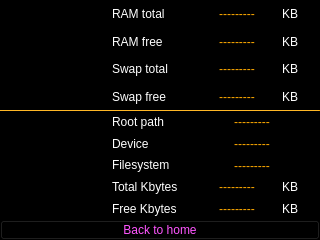
<?xml version="1.0" encoding="UTF-8"?>
<ui version="4.0">
 <class>MemoryWindow</class>
 <widget class="QMainWindow" name="MemoryWindow">
  <property name="geometry">
   <rect>
    <x>0</x>
    <y>0</y>
    <width>320</width>
    <height>240</height>
   </rect>
  </property>
  <property name="windowTitle">
   <string>MainWindow</string>
  </property>
  <property name="styleSheet">
   <string notr="true">background-color: rgb(0, 0, 0);</string>
  </property>
  <widget class="QWidget" name="centralwidget">
   <widget class="QWidget" name="verticalLayoutWidget">
    <property name="geometry">
     <rect>
      <x>0</x>
      <y>0</y>
      <width>320</width>
      <height>240</height>
     </rect>
    </property>
    <layout class="QVBoxLayout" name="verticalLayout">
     <property name="spacing">
      <number>0</number>
     </property>
     <item>
      <layout class="QHBoxLayout" name="horizontalLayout">
       <item>
        <widget class="WaveProgressWidget" name="wRamCircle" native="true">
         <property name="minimumSize">
          <size>
           <width>100</width>
           <height>100</height>
          </size>
         </property>
         <property name="maximumSize">
          <size>
           <width>100</width>
           <height>100</height>
          </size>
         </property>
         <property name="baseSize">
          <size>
           <width>100</width>
           <height>100</height>
          </size>
         </property>
        </widget>
       </item>
       <item>
        <layout class="QVBoxLayout" name="verticalLayout_2">
         <property name="spacing">
          <number>0</number>
         </property>
         <item>
          <layout class="QHBoxLayout" name="horizontalLayout_4">
           <item>
            <widget class="QLabel" name="label">
             <property name="maximumSize">
              <size>
               <width>80</width>
               <height>16777215</height>
              </size>
             </property>
             <property name="styleSheet">
              <string notr="true">QLabel {
	color: rgb(255, 255, 255);
	font: 700 8pt &quot;Segoe UI&quot;;
    background: transparent;
	border: none;
}</string>
             </property>
             <property name="text">
              <string>RAM total</string>
             </property>
            </widget>
           </item>
           <item>
            <widget class="QLabel" name="lbRamTotal">
             <property name="maximumSize">
              <size>
               <width>90</width>
               <height>16777215</height>
              </size>
             </property>
             <property name="styleSheet">
              <string notr="true">QLabel {
	color: rgb(255, 170, 0);
	font: 700 8pt &quot;Segoe UI&quot;;
    background: transparent;
	border: none;
}</string>
             </property>
             <property name="text">
              <string>---------</string>
             </property>
             <property name="alignment">
              <set>Qt::AlignmentFlag::AlignCenter</set>
             </property>
            </widget>
           </item>
           <item>
            <widget class="QLabel" name="label_3">
             <property name="maximumSize">
              <size>
               <width>30</width>
               <height>16777215</height>
              </size>
             </property>
             <property name="styleSheet">
              <string notr="true">QLabel {
	color: rgb(255, 255, 255);
	font: 700 8pt &quot;Segoe UI&quot;;
    background: transparent;
	border: none;
}</string>
             </property>
             <property name="text">
              <string>KB</string>
             </property>
            </widget>
           </item>
          </layout>
         </item>
         <item>
          <layout class="QHBoxLayout" name="horizontalLayout_5">
           <item>
            <widget class="QLabel" name="label_4">
             <property name="maximumSize">
              <size>
               <width>80</width>
               <height>16777215</height>
              </size>
             </property>
             <property name="styleSheet">
              <string notr="true">QLabel {
	color: rgb(255, 255, 255);
	font: 700 8pt &quot;Segoe UI&quot;;
    background: transparent;
	border: none;
}</string>
             </property>
             <property name="text">
              <string>RAM free</string>
             </property>
            </widget>
           </item>
           <item>
            <widget class="QLabel" name="lbRamAvail">
             <property name="maximumSize">
              <size>
               <width>90</width>
               <height>16777215</height>
              </size>
             </property>
             <property name="styleSheet">
              <string notr="true">QLabel {
	color: rgb(255, 170, 0);
	font: 700 8pt &quot;Segoe UI&quot;;
    background: transparent;
	border: none;
}</string>
             </property>
             <property name="text">
              <string>---------</string>
             </property>
             <property name="alignment">
              <set>Qt::AlignmentFlag::AlignCenter</set>
             </property>
            </widget>
           </item>
           <item>
            <widget class="QLabel" name="label_10">
             <property name="maximumSize">
              <size>
               <width>30</width>
               <height>16777215</height>
              </size>
             </property>
             <property name="styleSheet">
              <string notr="true">QLabel {
	color: rgb(255, 255, 255);
	font: 700 8pt &quot;Segoe UI&quot;;
    background: transparent;
	border: none;
}</string>
             </property>
             <property name="text">
              <string>KB</string>
             </property>
            </widget>
           </item>
          </layout>
         </item>
         <item>
          <layout class="QHBoxLayout" name="horizontalLayout_6">
           <item>
            <widget class="QLabel" name="label_5">
             <property name="maximumSize">
              <size>
               <width>80</width>
               <height>16777215</height>
              </size>
             </property>
             <property name="styleSheet">
              <string notr="true">QLabel {
	color: rgb(255, 255, 255);
	font: 700 8pt &quot;Segoe UI&quot;;
    background: transparent;
	border: none;
}</string>
             </property>
             <property name="text">
              <string>Swap total</string>
             </property>
            </widget>
           </item>
           <item>
            <widget class="QLabel" name="lbSwapTotal">
             <property name="maximumSize">
              <size>
               <width>90</width>
               <height>16777215</height>
              </size>
             </property>
             <property name="styleSheet">
              <string notr="true">QLabel {
	color: rgb(255, 170, 0);
	font: 700 8pt &quot;Segoe UI&quot;;
    background: transparent;
	border: none;
}</string>
             </property>
             <property name="text">
              <string>---------</string>
             </property>
             <property name="alignment">
              <set>Qt::AlignmentFlag::AlignCenter</set>
             </property>
            </widget>
           </item>
           <item>
            <widget class="QLabel" name="label_11">
             <property name="maximumSize">
              <size>
               <width>30</width>
               <height>16777215</height>
              </size>
             </property>
             <property name="styleSheet">
              <string notr="true">QLabel {
	color: rgb(255, 255, 255);
	font: 700 8pt &quot;Segoe UI&quot;;
    background: transparent;
	border: none;
}</string>
             </property>
             <property name="text">
              <string>KB</string>
             </property>
            </widget>
           </item>
          </layout>
         </item>
         <item>
          <layout class="QHBoxLayout" name="horizontalLayout_7">
           <item>
            <widget class="QLabel" name="label_6">
             <property name="maximumSize">
              <size>
               <width>80</width>
               <height>16777215</height>
              </size>
             </property>
             <property name="styleSheet">
              <string notr="true">QLabel {
	color: rgb(255, 255, 255);
	font: 700 8pt &quot;Segoe UI&quot;;
    background: transparent;
	border: none;
}</string>
             </property>
             <property name="text">
              <string>Swap free</string>
             </property>
            </widget>
           </item>
           <item>
            <widget class="QLabel" name="lbSwapFree">
             <property name="maximumSize">
              <size>
               <width>90</width>
               <height>16777215</height>
              </size>
             </property>
             <property name="styleSheet">
              <string notr="true">QLabel {
	color: rgb(255, 170, 0);
	font: 700 8pt &quot;Segoe UI&quot;;
    background: transparent;
	border: none;
}</string>
             </property>
             <property name="text">
              <string>---------</string>
             </property>
             <property name="alignment">
              <set>Qt::AlignmentFlag::AlignCenter</set>
             </property>
            </widget>
           </item>
           <item>
            <widget class="QLabel" name="label_12">
             <property name="maximumSize">
              <size>
               <width>30</width>
               <height>16777215</height>
              </size>
             </property>
             <property name="styleSheet">
              <string notr="true">QLabel {
	color: rgb(255, 255, 255);
	font: 700 8pt &quot;Segoe UI&quot;;
    background: transparent;
	border: none;
}</string>
             </property>
             <property name="text">
              <string>KB</string>
             </property>
            </widget>
           </item>
          </layout>
         </item>
        </layout>
       </item>
      </layout>
     </item>
     <item>
      <widget class="Line" name="line">
       <property name="minimumSize">
        <size>
         <width>0</width>
         <height>1</height>
        </size>
       </property>
       <property name="maximumSize">
        <size>
         <width>320</width>
         <height>1</height>
        </size>
       </property>
       <property name="layoutDirection">
        <enum>Qt::LayoutDirection::LeftToRight</enum>
       </property>
       <property name="styleSheet">
        <string notr="true">background-color: rgb(255, 170, 0);</string>
       </property>
       <property name="orientation">
        <enum>Qt::Orientation::Horizontal</enum>
       </property>
      </widget>
     </item>
     <item>
      <layout class="QHBoxLayout" name="horizontalLayout_2">
       <item>
        <widget class="WaveProgressWidget" name="wMemCircle" native="true">
         <property name="minimumSize">
          <size>
           <width>100</width>
           <height>100</height>
          </size>
         </property>
         <property name="maximumSize">
          <size>
           <width>100</width>
           <height>100</height>
          </size>
         </property>
         <property name="baseSize">
          <size>
           <width>100</width>
           <height>100</height>
          </size>
         </property>
        </widget>
       </item>
       <item>
        <layout class="QVBoxLayout" name="verticalLayout_3">
         <property name="spacing">
          <number>0</number>
         </property>
         <item>
          <layout class="QHBoxLayout" name="horizontalLayout_8">
           <item>
            <widget class="QLabel" name="label_13">
             <property name="maximumSize">
              <size>
               <width>80</width>
               <height>18</height>
              </size>
             </property>
             <property name="styleSheet">
              <string notr="true">QLabel {
	color: rgb(255, 255, 255);
	font: 700 8pt &quot;Segoe UI&quot;;
    background: transparent;
	border: none;
}</string>
             </property>
             <property name="text">
              <string>Root path</string>
             </property>
            </widget>
           </item>
           <item>
            <widget class="QLabel" name="lbMemRootPath">
             <property name="maximumSize">
              <size>
               <width>120</width>
               <height>16777215</height>
              </size>
             </property>
             <property name="styleSheet">
              <string notr="true">QLabel {
	color: rgb(255, 170, 0);
	font: 700 8pt &quot;Segoe UI&quot;;
    background: transparent;
	border: none;
}</string>
             </property>
             <property name="text">
              <string>---------</string>
             </property>
             <property name="alignment">
              <set>Qt::AlignmentFlag::AlignCenter</set>
             </property>
            </widget>
           </item>
          </layout>
         </item>
         <item>
          <layout class="QHBoxLayout" name="horizontalLayout_9">
           <item>
            <widget class="QLabel" name="label_14">
             <property name="maximumSize">
              <size>
               <width>80</width>
               <height>18</height>
              </size>
             </property>
             <property name="styleSheet">
              <string notr="true">QLabel {
	color: rgb(255, 255, 255);
	font: 700 8pt &quot;Segoe UI&quot;;
    background: transparent;
	border: none;
}</string>
             </property>
             <property name="text">
              <string>Device</string>
             </property>
            </widget>
           </item>
           <item>
            <widget class="QLabel" name="lbMemDevice">
             <property name="maximumSize">
              <size>
               <width>120</width>
               <height>16777215</height>
              </size>
             </property>
             <property name="styleSheet">
              <string notr="true">QLabel {
	color: rgb(255, 170, 0);
	font: 700 8pt &quot;Segoe UI&quot;;
    background: transparent;
	border: none;
}</string>
             </property>
             <property name="text">
              <string>---------</string>
             </property>
             <property name="alignment">
              <set>Qt::AlignmentFlag::AlignCenter</set>
             </property>
            </widget>
           </item>
          </layout>
         </item>
         <item>
          <layout class="QHBoxLayout" name="horizontalLayout_10">
           <item>
            <widget class="QLabel" name="label_15">
             <property name="maximumSize">
              <size>
               <width>80</width>
               <height>18</height>
              </size>
             </property>
             <property name="styleSheet">
              <string notr="true">QLabel {
	color: rgb(255, 255, 255);
	font: 700 8pt &quot;Segoe UI&quot;;
    background: transparent;
	border: none;
}</string>
             </property>
             <property name="text">
              <string>Filesystem</string>
             </property>
            </widget>
           </item>
           <item>
            <widget class="QLabel" name="lbMemFileSysType">
             <property name="maximumSize">
              <size>
               <width>120</width>
               <height>16777215</height>
              </size>
             </property>
             <property name="styleSheet">
              <string notr="true">QLabel {
	color: rgb(255, 170, 0);
	font: 700 8pt &quot;Segoe UI&quot;;
    background: transparent;
	border: none;
}</string>
             </property>
             <property name="text">
              <string>---------</string>
             </property>
             <property name="alignment">
              <set>Qt::AlignmentFlag::AlignCenter</set>
             </property>
            </widget>
           </item>
          </layout>
         </item>
         <item>
          <layout class="QHBoxLayout" name="horizontalLayout_11">
           <item>
            <widget class="QLabel" name="label_16">
             <property name="maximumSize">
              <size>
               <width>80</width>
               <height>18</height>
              </size>
             </property>
             <property name="styleSheet">
              <string notr="true">QLabel {
	color: rgb(255, 255, 255);
	font: 700 8pt &quot;Segoe UI&quot;;
    background: transparent;
	border: none;
}</string>
             </property>
             <property name="text">
              <string>Total Kbytes</string>
             </property>
            </widget>
           </item>
           <item>
            <widget class="QLabel" name="lbMemTotal">
             <property name="maximumSize">
              <size>
               <width>90</width>
               <height>16777215</height>
              </size>
             </property>
             <property name="styleSheet">
              <string notr="true">QLabel {
	color: rgb(255, 170, 0);
	font: 700 8pt &quot;Segoe UI&quot;;
    background: transparent;
	border: none;
}</string>
             </property>
             <property name="text">
              <string>---------</string>
             </property>
             <property name="alignment">
              <set>Qt::AlignmentFlag::AlignCenter</set>
             </property>
            </widget>
           </item>
           <item>
            <widget class="QLabel" name="label_26">
             <property name="maximumSize">
              <size>
               <width>30</width>
               <height>16777215</height>
              </size>
             </property>
             <property name="styleSheet">
              <string notr="true">QLabel {
	color: rgb(255, 255, 255);
	font: 700 8pt &quot;Segoe UI&quot;;
    background: transparent;
	border: none;
}</string>
             </property>
             <property name="text">
              <string>KB</string>
             </property>
            </widget>
           </item>
          </layout>
         </item>
         <item>
          <layout class="QHBoxLayout" name="horizontalLayout_12">
           <item>
            <widget class="QLabel" name="label_17">
             <property name="maximumSize">
              <size>
               <width>80</width>
               <height>18</height>
              </size>
             </property>
             <property name="styleSheet">
              <string notr="true">QLabel {
	color: rgb(255, 255, 255);
	font: 700 8pt &quot;Segoe UI&quot;;
    background: transparent;
	border: none;
}</string>
             </property>
             <property name="text">
              <string>Free Kbytes</string>
             </property>
            </widget>
           </item>
           <item>
            <widget class="QLabel" name="lbMemAvail">
             <property name="maximumSize">
              <size>
               <width>90</width>
               <height>16777215</height>
              </size>
             </property>
             <property name="styleSheet">
              <string notr="true">QLabel {
	color: rgb(255, 170, 0);
	font: 700 8pt &quot;Segoe UI&quot;;
    background: transparent;
	border: none;
}</string>
             </property>
             <property name="text">
              <string>---------</string>
             </property>
             <property name="alignment">
              <set>Qt::AlignmentFlag::AlignCenter</set>
             </property>
            </widget>
           </item>
           <item>
            <widget class="QLabel" name="label_27">
             <property name="maximumSize">
              <size>
               <width>30</width>
               <height>16777215</height>
              </size>
             </property>
             <property name="styleSheet">
              <string notr="true">QLabel {
	color: rgb(255, 255, 255);
	font: 700 8pt &quot;Segoe UI&quot;;
    background: transparent;
	border: none;
}</string>
             </property>
             <property name="text">
              <string>KB</string>
             </property>
            </widget>
           </item>
          </layout>
         </item>
        </layout>
       </item>
      </layout>
     </item>
     <item>
      <layout class="QHBoxLayout" name="horizontalLayout_3">
       <item>
        <widget class="QPushButton" name="btnMemBack">
         <property name="maximumSize">
          <size>
           <width>16777215</width>
           <height>20</height>
          </size>
         </property>
         <property name="styleSheet">
          <string notr="true">background-color: rgba(0, 0, 0, 0);
color: rgb(255, 85, 255);
font: italic 10pt &quot;Brush Script MT&quot;;</string>
         </property>
         <property name="text">
          <string>Back to home</string>
         </property>
        </widget>
       </item>
      </layout>
     </item>
    </layout>
   </widget>
  </widget>
 </widget>
 <customwidgets>
  <customwidget>
   <class>WaveProgressWidget</class>
   <extends>QWidget</extends>
   <header location="global">waveprogresswidget.h</header>
   <container>1</container>
  </customwidget>
 </customwidgets>
 <resources/>
 <connections/>
</ui>
